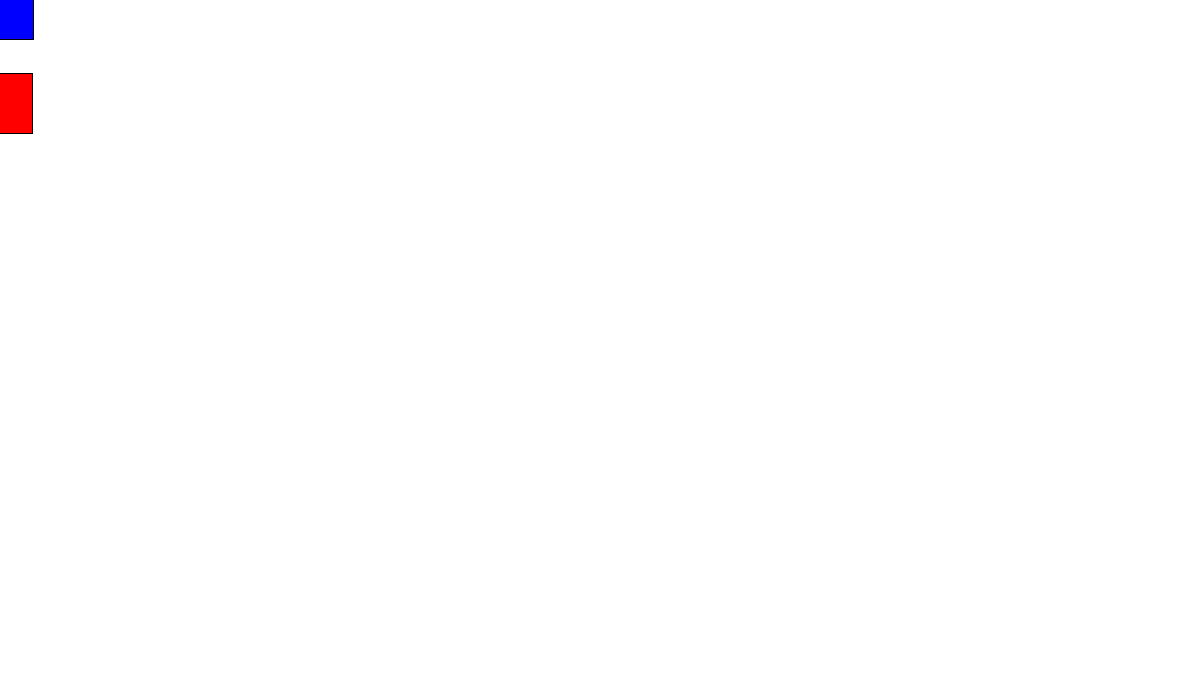
Frame 1 (no input)
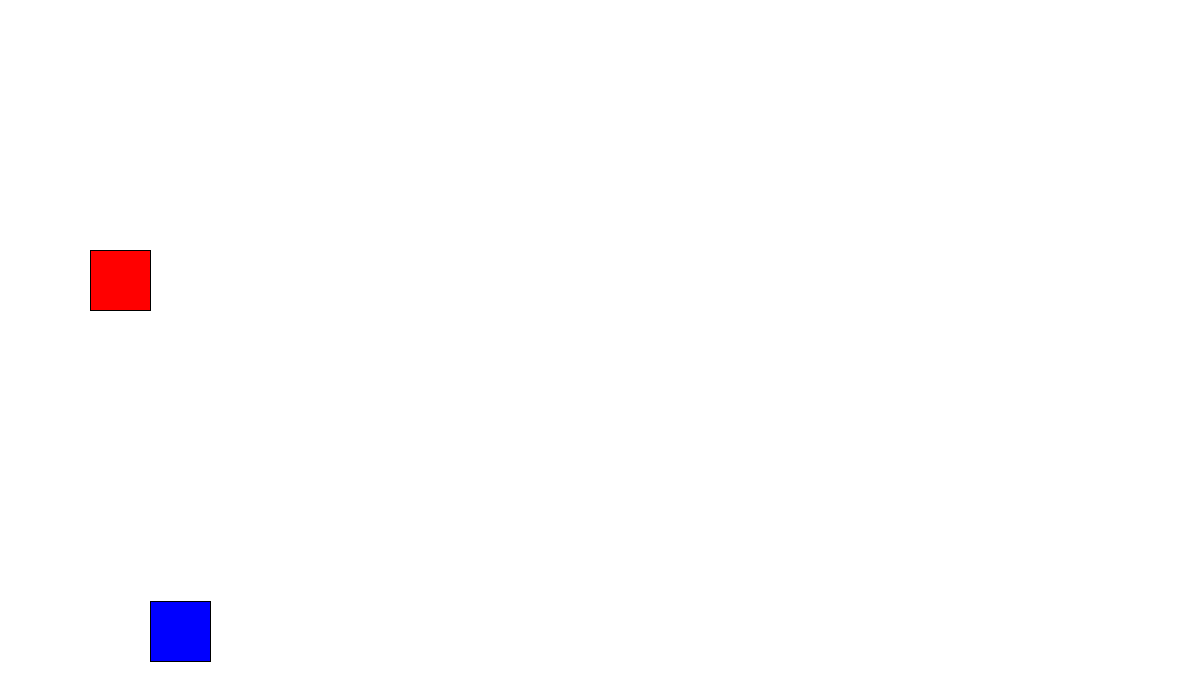
Frame 60 (the mouse pressed at the canvas centre just before this capture)
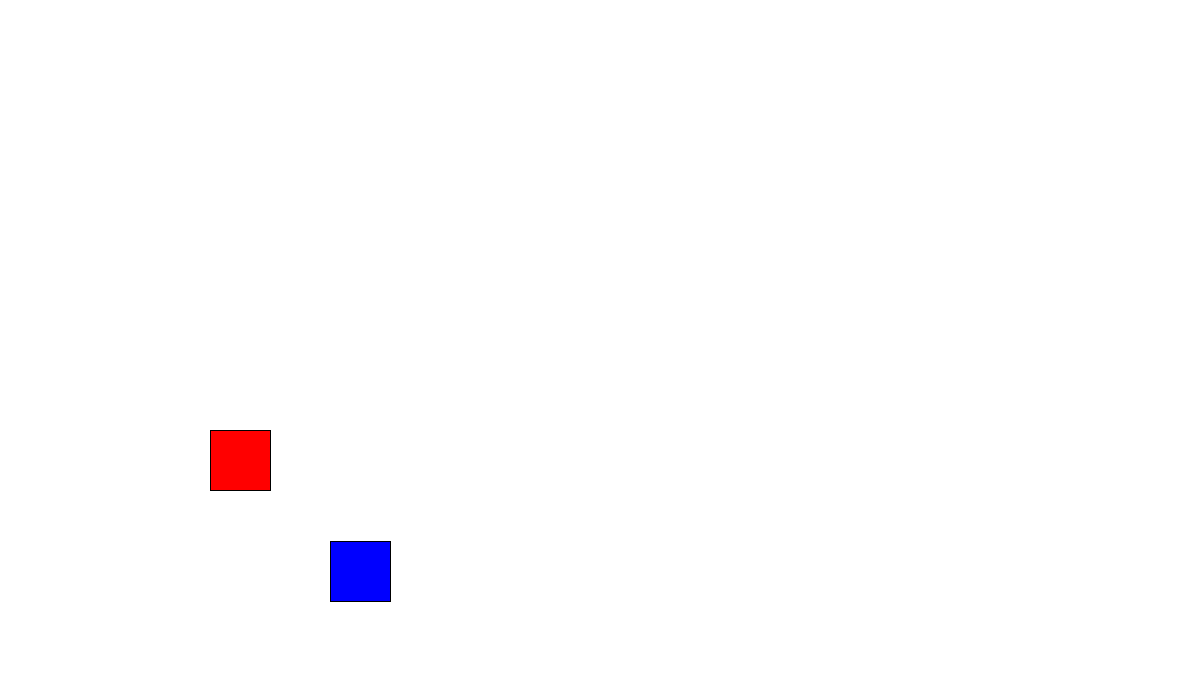
Frame 120 (the mouse held since frame 60 and released just before this capture)

The Processing sketch that drew these frames (run headless with seeded random() and noise(); from frame 60 on, the mouse is pressed at the canvas centre):

// Processing sketch: processing_65399
// ── processing_65399.pde

// This sketch is based on the tutorial at:
// http://processing.org/learning/objects/
// which is in turn based on the book Learning Processing.
// This tweek adds a movement in the Y axis and the 
// ability to change the x and y acceleration.
// Believe it or not this is ground work for a Jepardy style 
// game board. My next tweek will be to add goal X and Y
// variables to the class and functions to move the boxes
// towards those goal positions.


// These kick variables set the X and Y 
// speeds of each car variable.
int kick1X, kick1Y, kick2X, kick2Y;

class Car {
  
  color c;
  float xpos; // x position
  float ypos; // y postiion
  float xvel; // x velosity
  float yvel; // y velosity
  
  // default constructor
  Car() {
    
    c = color(255);
    xpos = width/2;
    ypos = height/2;
    xvel = 1.0;
    yvel = 1.0;
    
  }
  // The Constructor is defined with arguments.
  Car(color tempC, float tempXpos, float tempYpos, float tempxvel, float tempyvel) { 
    c = tempC;
    xpos = tempXpos;
    ypos = tempYpos;
    xvel = tempxvel;
    yvel = tempyvel;
  }
  
 void display() {
   rectMode(CENTER);
   fill(c);
   rect(xpos,ypos,60,60);
 }
 
 void setVelocities(int newxvel, int newyvel) {
   xpos = xpos + newxvel;
   ypos = ypos + newyvel;
     
   if (xpos > width) {
     xpos = 0;
   }
   if (ypos > height) {
     ypos = 0;
   }
   if (xpos < 0) {
     xpos = width;
   }
   if (ypos < 0) {
     ypos = height;
   }
 }
} // end of car class

Car jimCar1;
Car jimCar2;


void setup() {
  size(1200,680);
 // Parameters go inside the parentheses when the object is constructed.
  jimCar1 = new Car(color(255,0,0),0,100,2,3); 
  jimCar2 = new Car(color(0,0,255),0,10,3,-1);
  
  kick1X = 2;
  kick1Y = 3;
  kick2X = 3;
  kick2Y = -1;
}

void draw() {
  background(255);
  jimCar1.setVelocities(kick1X,kick1Y);
  jimCar1.display(); 
  jimCar2.setVelocities(kick2X,kick2Y);
  jimCar2.display(); 
  
}
